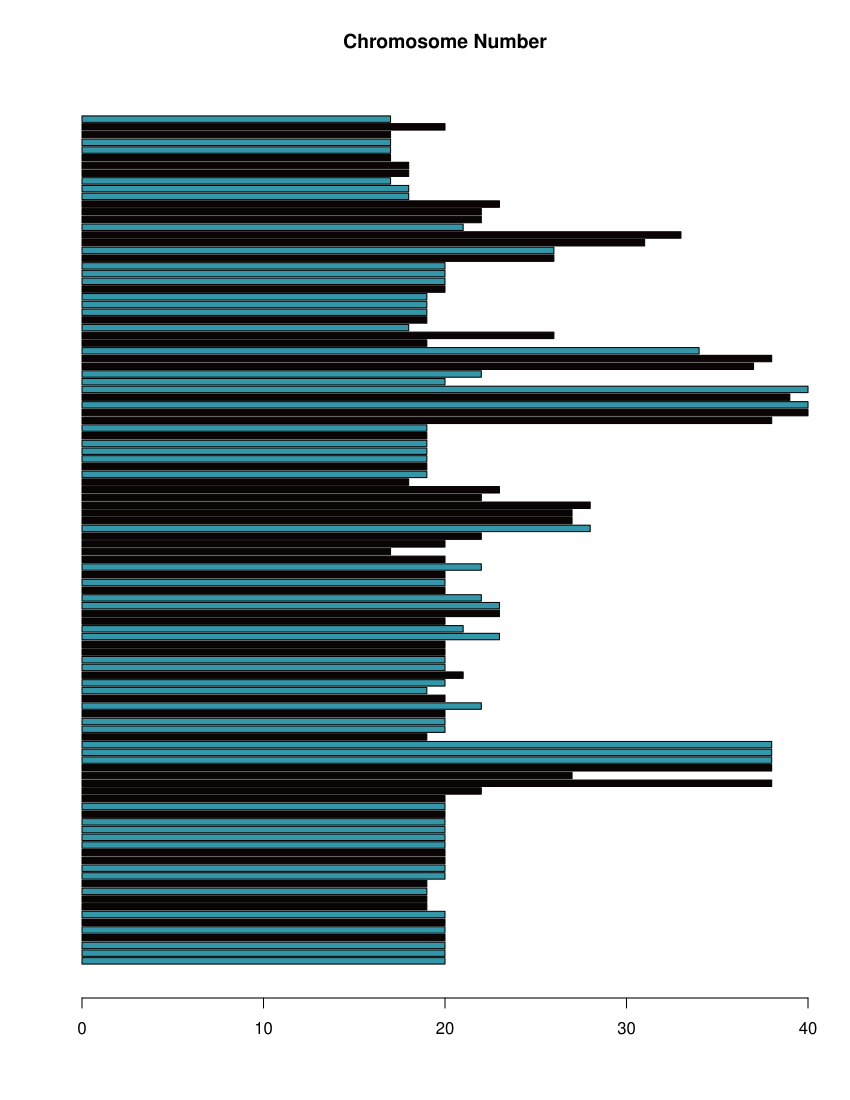

The R source for this figure:
#Michelle Jonika
#september 7, 2021

#creates a phylogenetic plot visualizing chromosome number and range size as a
#discrete trait

###LOAD IN PACKAGES###----------------------------------------------------------
library(viridis)
library(ape)

###LOAD IN DATA###--------------------------------------------------------------

#load in tree data
trees <- read.nexus("../../data/carnivora.nex")
for(i in 1:100){
  #trees are ultrametric, this line corrects for the fact that the tolerance
  #for being ultrametric is not met by some trees
  trees[[i]] <- force.ultrametric(trees[[i]], method = "extend")
}

#load in tip rate data
tips <- read.csv("../../results/rates.csv", row.names = 1)


###PRUNE DATA###----------------------------------------------------------------

#prune and scale trees
#find tips that are missing from the dataset
missing <- trees[[1]]$tip.label[!trees[[1]]$tip.label %in% tips$species]
#empty list to store pruned trees
trees.pruned <- list()
#empty vector to store tree depths
#keep tree depths to correct for depth when analysing rates
tree.depths <- c()

#loop that drops missing tips and stores tree depths for further use
for(i in 1:100){
  cur.tree <- drop.tip(trees[[i]], tip = missing)
  tree.depths[i] <- max(branching.times(cur.tree))
  # a rounding error also makes tree 52 fail due to a multitomy in the genus
  # pusa
  if(i == 52){
    cur.tree <- multi2di(cur.tree)
    
  }
  cur.tree$edge.length <-  cur.tree$edge.length / max(branching.times(cur.tree))
  trees.pruned[[i]] <- cur.tree
}

#rm old data and clean up environment
rm(trees, cur.tree, i, missing, tree.depths)

###PLOT PHYLOGENY AND BAR PLOT###--------------------------------------

#plot phylogeny to piece figure together
plot.phylo(trees.pruned[[50]], show.tip.label = F)
#export to PDF 8.5"x11"

#plot barplot with chromosome number to piece figure together
barplot(height = tips$hap.chrom + 1, 
        col=viridis(2, option= "G", end = 0.6)[tips$range.size + 1],
        horiz = T,
        xlim = c(0,40),
        main = "Chromosome Number")

#export to PDF 8.5"x11"
